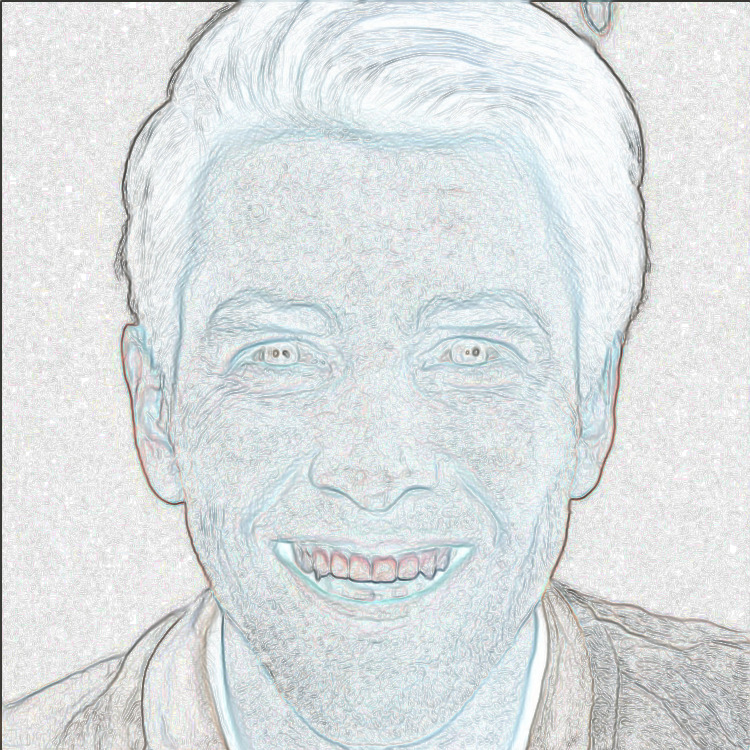
#> input picture DAM/Entregas Semanales/Programación/Semansas 3ev/TerceraEV/Imagenes,graficas,mysql/carabordes1.jpg, 750 x 750 px; the run also reads 1 picture not shown here
$ python 72pyiaimagenes.py
#> lines starting #> are read from the running program, lines starting #| are printed output that depends on the picture
from PIL import Image
import math

imagenhorizontal = Image.open("horizontal.png")
pixeleshorizontal = imagenhorizontal.load()


imagen = Image.open("carabordes1.jpg")
#> imagen is the input picture: PIL image 750x750 RGB; mean R, G, B 219.5, 224.3, 225.4
pixeles = imagen.load()

imagenresultado = Image.open("resultado.jpg")
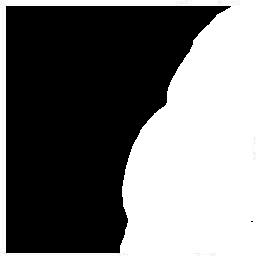
#> input picture DAM/Entregas Semanales/Programación/Semansas 3ev/TerceraEV/Imagenes,graficas,mysql/resultado.jpg, 256 x 256 px
#> imagenresultado is the input picture: PIL image 256x256 RGB; min 0, max 255, mean 112.7
pixelresultado = imagenresultado.load()


altura= imagen.size[1]
#> altura = 750
anchura = imagen.size[0]
#> anchura = 750


#~Asumimons que cojemos el pixel que esta en 0
for superx in range(0,247):
    for supery in range(0,247):
        suma = 0;
        for x in range(0,7):
            for y in range(0,7):
                if pixeleshorizontal[x,y][3]!= 0:
                    valor = 0
                    valor = pixeles[superx+x,supery+y][0]-pixeleshorizontal[x,y][0]
                    suma += valor

        if abs(suma) < 1000:
            pixelresultado[superx+x,supery+y] = (0,0,0)
        else:
            pixelresultado[superx+x,supery+y] = (255,255,255)


imagen.save("cara1guardado.png")
imagenresultado.save("resultado1.jpg")
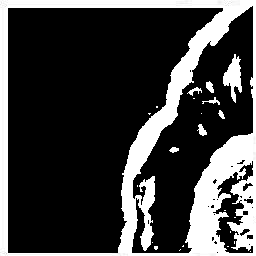
#> saved as resultado1.jpg: PIL image 256x256 RGB; min 0, max 255, mean 63.3
